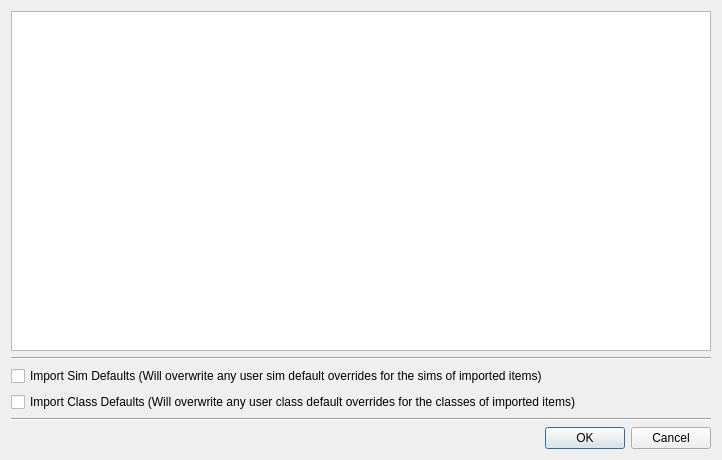
<?xml version="1.0" encoding="UTF-8"?>
<ui version="4.0">
 <class>ProfileImportDialog</class>
 <widget class="QDialog" name="ProfileImportDialog">
  <property name="geometry">
   <rect>
    <x>0</x>
    <y>0</y>
    <width>722</width>
    <height>460</height>
   </rect>
  </property>
  <property name="minimumSize">
   <size>
    <width>650</width>
    <height>330</height>
   </size>
  </property>
  <property name="font">
   <font>
    <family>Segoe UI</family>
   </font>
  </property>
  <property name="windowTitle">
   <string>Profile Import</string>
  </property>
  <layout class="QGridLayout" name="gridLayout_2">
   <item row="0" column="0">
    <widget class="QTableWidget" name="tableWidget">
     <property name="font">
      <font>
       <family>Segoe UI</family>
      </font>
     </property>
     <property name="columnCount">
      <number>0</number>
     </property>
     <attribute name="verticalHeaderStretchLastSection">
      <bool>false</bool>
     </attribute>
    </widget>
   </item>
   <item row="1" column="0">
    <widget class="Line" name="line">
     <property name="orientation">
      <enum>Qt::Horizontal</enum>
     </property>
    </widget>
   </item>
   <item row="2" column="0">
    <layout class="QGridLayout" name="gridLayout">
     <item row="0" column="0">
      <widget class="QCheckBox" name="cb_importSim">
       <property name="text">
        <string>Import Sim Defaults (Will overwrite any user sim default overrides for the sims of imported items)</string>
       </property>
      </widget>
     </item>
     <item row="0" column="1">
      <spacer name="horizontalSpacer_2">
       <property name="orientation">
        <enum>Qt::Horizontal</enum>
       </property>
       <property name="sizeHint" stdset="0">
        <size>
         <width>40</width>
         <height>20</height>
        </size>
       </property>
      </spacer>
     </item>
     <item row="1" column="0">
      <widget class="QCheckBox" name="cb_importClass">
       <property name="text">
        <string>Import Class Defaults (Will overwrite any user class default overrides for the classes of imported items)</string>
       </property>
      </widget>
     </item>
     <item row="1" column="1">
      <spacer name="horizontalSpacer_3">
       <property name="orientation">
        <enum>Qt::Horizontal</enum>
       </property>
       <property name="sizeHint" stdset="0">
        <size>
         <width>40</width>
         <height>20</height>
        </size>
       </property>
      </spacer>
     </item>
    </layout>
   </item>
   <item row="3" column="0">
    <widget class="Line" name="line_2">
     <property name="orientation">
      <enum>Qt::Horizontal</enum>
     </property>
    </widget>
   </item>
   <item row="4" column="0">
    <layout class="QHBoxLayout" name="horizontalLayout">
     <item>
      <spacer name="horizontalSpacer">
       <property name="orientation">
        <enum>Qt::Horizontal</enum>
       </property>
       <property name="sizeHint" stdset="0">
        <size>
         <width>40</width>
         <height>20</height>
        </size>
       </property>
      </spacer>
     </item>
     <item>
      <widget class="StyledButton" name="pb_Ok">
       <property name="text">
        <string>OK</string>
       </property>
      </widget>
     </item>
     <item>
      <widget class="StyledButton" name="pb_Cancel">
       <property name="text">
        <string>Cancel</string>
       </property>
      </widget>
     </item>
    </layout>
   </item>
  </layout>
 </widget>
 <customwidgets>
  <customwidget>
   <class>StyledButton</class>
   <extends>QPushButton</extends>
   <header location="global">telemffb.custom_widgets.h</header>
  </customwidget>
 </customwidgets>
 <resources/>
 <connections/>
</ui>
